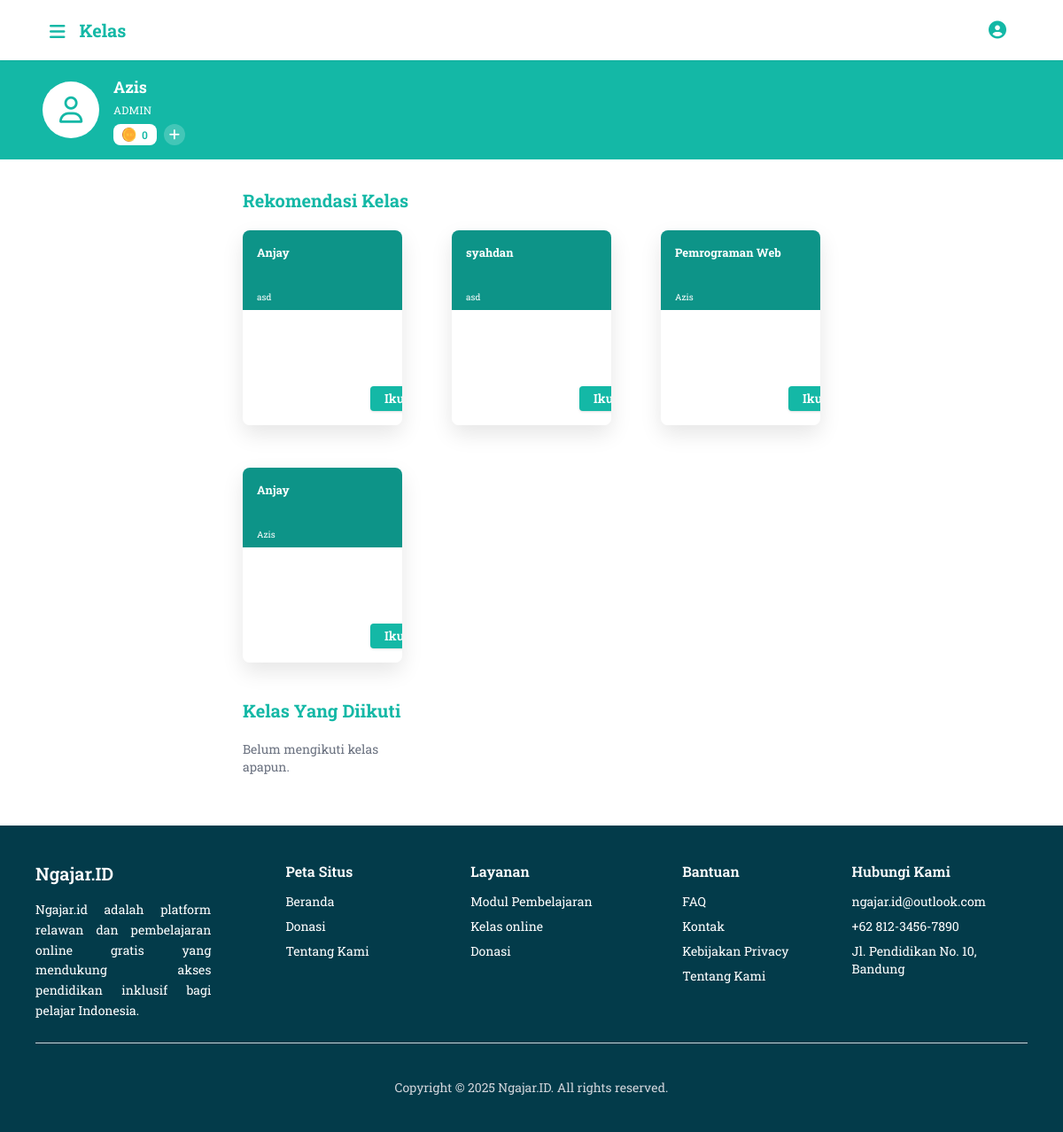
The page /Murid/murid_class.php (signed in) on the database as committed earlier.
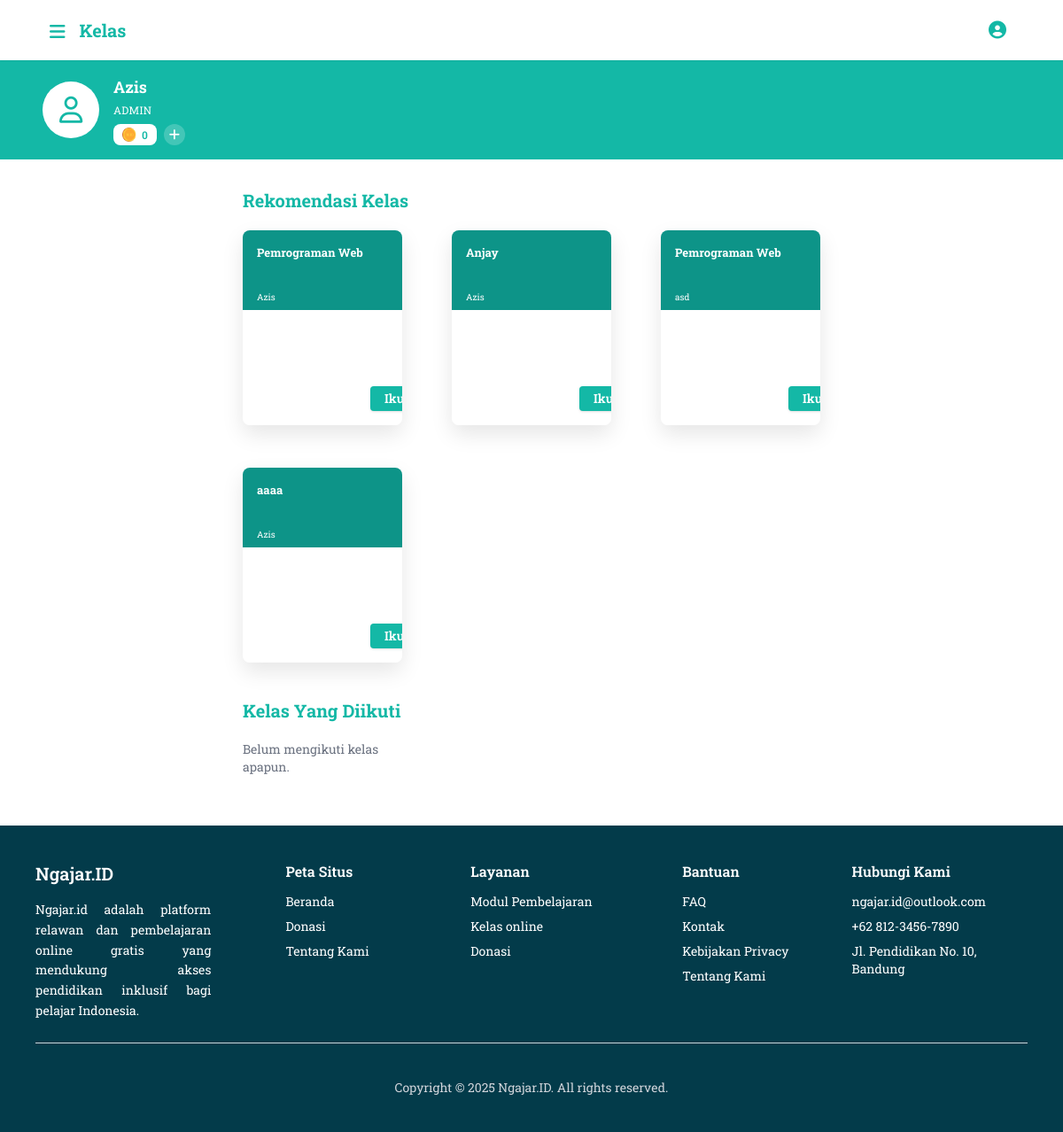
The same page on the database as committed later.
### tables this page shows
CREATE TABLE `users` (
  `user_id` int(11) NOT NULL,
  `name` varchar(100) DEFAULT NULL,
  `email` varchar(100) DEFAULT NULL,
  `password` varchar(255) DEFAULT NULL,
  `role` enum('murid','pengajar','admin') DEFAULT NULL,
  `status` enum('aktif','nonaktif') DEFAULT NULL,
  `created_at` timestamp NOT NULL DEFAULT current_timestamp()
);

CREATE TABLE `kelas` (
  `kelas_id` int(11) NOT NULL,
  `pengajar_id` int(11) DEFAULT NULL,
  `judul` varchar(150) DEFAULT NULL,
  `deskripsi` text DEFAULT NULL,
  `status` enum('aktif','selesai','ditolak') DEFAULT NULL,
  `created_at` timestamp NOT NULL DEFAULT current_timestamp()
);

### Murid/murid_class.php (the view, shortened to what this page needs)
<?php include '../Includes/DBkoneksi.php'; ?>
<?php
$id_pengguna = $_SESSION['user_id'] ?? null;
$kelas = [];
$kelas_diikuti = [];
$query = "SELECT k.kelas_id, k.judul, u.name AS relawan
FROM kelas k
JOIN users u ON k.pengajar_id = u.user_id
WHERE k.kelas_id NOT IN (
    SELECT kelas_id FROM kelas_peserta WHERE siswa_id = ?
)";
$stmt = $conn->prepare($query);
$stmt->bind_param("i", $id_pengguna);
$stmt->execute();
$result = $stmt->get_result();
while ($row = $result->fetch_assoc()) {
    $kelas[] = $row;
}
$token = 0;
if ($id_pengguna) {
    $stmt = $conn->prepare("SELECT jumlah FROM token WHERE user_id = ?");
    $stmt->bind_param("i", $id_pengguna);
    $stmt->execute();
    $stmt->bind_result($token);
}
?>
<!DOCTYPE html>
<html lang="id">
<head>
    <script src="https://cdn.tailwindcss.com"></script>
    <link rel="stylesheet" href="https://cdnjs.cloudflare.com/ajax/libs/font-awesome/6.4.0/css/all.min.css">
</head>
<body class="bg-white-50 font-roboto">
    <div class="flex flex-col min-h-screen">
        <header class="bg-white shadow-sm sticky top-0 z-30">
            <div class="max-w-6xl mx-auto px-4 sm:px-6 lg:px-8 py-3 flex items-center justify-between">
                <div class="flex items-center space-x-4">
                    <button id="hamburgerButton" class="text-teal-500 focus:outline-none mt-1">
                        <i class="fas fa-bars text-xl"></i>
                    </button>
                    <h1 class="text-xl font-bold text-teal-500 hidden sm:block">Kelas</h1>
                </div>
                <div class="flex items-center space-x-2 sm:space-x-4">
                    <?php include "../includes/Profile.php" ?>
                </div>
            </div>
        </header>
        <div class="bg-teal-500 py-4">
            <div class="max-w-6xl mx-auto px-4 sm:px-6 flex items-start justify-between">
                <div class="flex items-center space-x-4">
                    <div class="w-14 h-14 sm:w-16 sm:h-16 rounded-full bg-white flex items-center justify-center">
                        <i class="fa-regular fa-user text-teal-500 text-3xl"></i>
                    </div>
                    <div class="text-white">
                        <h2 class="font-bold text-base sm:text-lg leading-tight "><?php echo $namaPengguna; ?></h2>
                        <div class="text-xs rounded-full mt-1 uppercase tracking-wide">
                            <?php echo htmlspecialchars($rolePengguna); ?>
                        </div>
                        <div class="mt-2 flex items-center space-x-2">
                            <div
                                class="bg-white text-teal-500 text-xs font-semibold px-2.5 py-1 rounded-lg flex items-center">
                                <img src="../img/coin.png" class="mr-1.5 w-4" alt="coin icon" />
                                <?php echo htmlspecialchars($token); ?>
                            </div>
                            <button
                                class="bg-white bg-opacity-20 hover:bg-opacity-30 text-white rounded-full w-5 h-5 sm:w-6 sm:h-6 flex items-center justify-center">
                                <i class="fas fa-plus text-sm"></i>
                            </button>
                        </div>
                    </div>
                </div>
            </div>
        </div>
        <main class="max-w-6xl mx-[250px] px-4 sm:px-6 py-6">
            <section class="mb-8">
                <div class="flex items-center justify-between mb-3">
                    <h3 class="text-xl font-bold text-teal-500 py-2">Rekomendasi Kelas</h3>
                </div>
                <div class="grid grid-cols-1 md:grid-cols-2 lg:grid-cols-3 gap-x-14 gap-y-12">
                    <?php if (!empty($kelas)): ?>
                        <?php foreach ($kelas as $item): ?>
                            <div onclick="location.href='../pengajar/detail_kelas.php?id=<?= $item['kelas_id'] ?>'"
                                class="cursor-pointer w-full max-w-[361px] h-[220px] shadow-lg rounded-lg flex overflow-hidden transition-transform hover:scale-[1.02]">
                                <div class="flex-grow flex flex-col justify-between">
                                    <div class="bg-teal-600 h-[90px] p-4 flex justify-between items-start rounded-tr-lg">
                                        <div>
                                            <h3 class="font-roboto-slab font-bold text-white text-[13px] w-48 truncate">
                                                <?= htmlspecialchars($item['judul']) ?>
                                            </h3>
                                            <p class="font-roboto-slab text-white text-[10px] mt-8">
                                                <?= htmlspecialchars($item['relawan']) ?>
                                            </p>
                                        </div>
                                    </div>
                                    <div class="bg-white h-full p-4 rounded-br-lg flex items-end justify-end">
                                        <form action="" method="POST" onClick="event.stopPropagation();">
                                            <button type="submit" name="ikuti"
                                                class="text-sm bg-teal-500 hover:bg-teal-600 text-white font-semibold px-4 py-1 rounded shadow">
                                                Ikuti
                                            </button>
                                        </form>
                                    </div>
                                </div>
                            </div>
                        <?php endforeach; ?>
                    <?php else: ?>
                        <p class="text-gray-500">Belum ada kelas yang tersedia untuk diikuti.</p>
                    <?php endif; ?>
                </div>
            </section>
            <section class="mb-8">
                <div class="flex items-center justify-between mb-3">
                    <h3 class="text-xl font-bold text-teal-500 py-2">Kelas Yang Diikuti</h3>
                </div>
                <div class="grid grid-cols-1 md:grid-cols-2 lg:grid-cols-3 gap-x-14 gap-y-12">
                    <?php if (count($kelas_diikuti) > 0): ?>
                        <?php foreach ($kelas_diikuti as $kelas): ?>
                            <div onclick="location.href='../pengajar/detail_kelas.php?id=<?= $kelas['kelas_id'] ?>'"
                                class="cursor-pointer w-full max-w-[361px] h-[207px] shadow-lg rounded-lg flex transition-transform hover:scale-[1.02]">
                                <div class="w-3 bg-cyan-950 rounded-l-lg"></div>
                                <div class="flex-grow">
                                    <div class="bg-teal-600 h-[90px] rounded-tr-lg p-4 flex justify-between items-start">
                                        <div>
                                            <h3 class="font-roboto-slab font-bold text-white text-[12.3px] w-48 truncate">
                                                <?= htmlspecialchars($kelas['judul']) ?>
                                            </h3>
                                            <p class="font-roboto-slab text-white text-[10px] mt-8">
                                                <?= htmlspecialchars($kelas['nama_pengajar']) ?>
                                            </p>
                                        </div>
                                        <div class="w-14 h-14 bg-white rounded-full flex justify-center items-center shrink-0">
                                            <img class="w-6 h-8" src="img/vector-10.svg" alt="Web Programming Icon" />
                                        </div>
                                    </div>
                                    <div class="bg-white p-4 rounded-b-lg">
                                        <p class="font-roboto-slab font-bold text-cyan-950 text-[10px] line-clamp-3">
                                            <?= htmlspecialchars($kelas['deskripsi']) ?>
                                        </p>
                                    </div>
                                </div>
                            </div>
                        <?php endforeach; ?>
                    <?php else: ?>
                        <p class="text-sm text-gray-500">Belum mengikuti kelas apapun.</p>
                    <?php endif; ?>
                </div>
            </section>
        </main>
        <footer>
            <?php include '../Includes/Footer.php'; ?>
        </footer>
    </div>
</body>
</html>

### Includes/Profile.php (shortened to what this page needs)
<?php include '../Includes/DBkoneksi.php';?>
<?php
$namaPengguna = 'Pengguna';
$emailPengguna = 'user@email.com';
$rolePengguna = 'Guest';
if (isset($_SESSION['user_id']) && $conn) {
    $stmt = $conn->prepare("SELECT name, email, role FROM users WHERE user_id = ?");
    $stmt->bind_param("i", $_SESSION['user_id']);
    $stmt->execute();
    $stmt->bind_result($nama, $email, $role);
    if ($stmt->fetch()) {
        $namaPengguna = htmlspecialchars($nama);
    }
} else {
    $namaPengguna = htmlspecialchars($_SESSION['name'] ?? $namaPengguna);
    $emailPengguna = htmlspecialchars($_SESSION['email'] ?? $emailPengguna);
    $rolePengguna = ucfirst(htmlspecialchars($_SESSION['role'] ?? $rolePengguna));
}
?>
<!DOCTYPE html>
<html lang>
<?php
$rolePengguna = $_SESSION['role'] ?? 'murid';
?>
<head>
  <script src="https://cdn.tailwindcss.com"></script>
</head>
<body class="bg-gray-900 min-h-screen flex items-center justify-center">
<div class="relative">
    <button id="profileToggle" class="text-teal-500 hover:text-teal-500 p-2 rounded-full focus:outline-none">
        <i class="fas fa-user-circle text-xl"></i>
    </button>
</div>
</body>
</html>

### Includes/Footer.php (shortened to what this page needs)
<!DOCTYPE html>
<html lang="id">
<head>
  <script src="https://cdn.tailwindcss.com"></script>
</head>
<body class="bg-white font-roboto">
  <footer class="bg-[#033b4a] text-white py-10">
    <div class="max-w-6xl mx-auto px-4 grid grid-cols-1 md:grid-cols-5 gap-8 ">
      <div class="mx-auto">
        <h3 class="text-xl font-semibold mb-4">Ngajar.ID</h3>
        <p class="text-sm text-justify leading-relaxed">
          Ngajar.id adalah platform relawan dan pembelajaran online gratis yang mendukung akses pendidikan inklusif bagi pelajar Indonesia.
        </p>
      </div>
      <div class="mx-auto">
        <h4 class="text-base font-semibold mb-3">Peta Situs</h4>
        <ul class="space-y-2 text-sm">
          <li><a href="index.php" class="hover:underline">Beranda</a></li>
          <li><a href="donasi.php" class="hover:underline">Donasi</a></li>
          <li><a href="TentangKami.php" class="hover:underline">Tentang Kami</a></li>
        </ul>
      </div>
      <div class="mx-auto">
        <h4 class="text-base font-semibold mb-3">Layanan</h4>
        <ul class="space-y-2 text-sm">
          <li><a href="#" class="hover:underline">Modul Pembelajaran</a></li>
          <li><a href="#" class="hover:underline">Kelas online</a></li>
          <li><a href="#" class="hover:underline">Donasi</a></li>
        </ul>
      </div>
      <div class="mx-auto">
        <h4 class="text-base font-semibold mb-3">Bantuan</h4>
        <ul class="space-y-2 text-sm">
          <li><a href="#" class="hover:underline">FAQ</a></li>
          <li><a href="#" class="hover:underline">Kontak</a></li>
          <li><a href="#" class="hover:underline">Kebijakan Privacy</a></li>
          <li><a href="TentangKami.php" class="hover:underline">Tentang Kami</a></li>
        </ul>
      </div>
      <div class="mx-auto">
        <h4 class="text-base font-semibold mb-3">Hubungi Kami</h4>
        <ul class="space-y-2 text-sm">
          <li><a href="ngajar.id@outlook.com" class="hover:underline">ngajar.id@outlook.com</a></li>
          <li><a href="tel:+6281234567890" class="hover:underline">+62 812-3456-7890</a></li>
          <li><span class="block">Jl. Pendidikan No. 10, Bandung</span></li>
        </ul>
      </div>
    </div>
    <div class="max-w-6xl mx-auto px-4">
      <hr class="border-t border-gray-300 my-6">
    </div>
    <div class="mt-10 text-center text-sm text-gray-300">
      <p>Copyright © 2025 Ngajar.ID. All rights reserved.</p>
    </div>
  </footer>
</body>
</html>

### Includes/sidebar.php (style rules this page uses)
body { font-family: 'Roboto Slab', serif; }

Rows that differ between the two databases and show on the page:
removed kelas: judul "Anjay", pengajar.name "asd"
removed kelas: judul "syahdan", pengajar.name "asd"
added kelas: judul "Pemrograman Web", pengajar.name "asd"
added kelas: judul "aaaa", pengajar.name "Azis"
